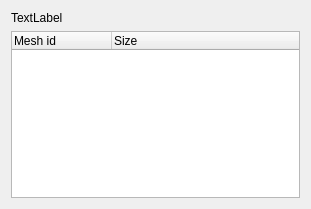
<?xml version="1.0" encoding="UTF-8"?>
<ui version="4.0">
 <class>MeshChecklistField</class>
 <widget class="QWidget" name="MeshChecklistField">
  <property name="geometry">
   <rect>
    <x>0</x>
    <y>0</y>
    <width>311</width>
    <height>209</height>
   </rect>
  </property>
  <property name="windowTitle">
   <string>Form</string>
  </property>
  <layout class="QVBoxLayout" name="verticalLayout">
   <item>
    <widget class="QLabel" name="label">
     <property name="text">
      <string>TextLabel</string>
     </property>
    </widget>
   </item>
   <item>
    <widget class="QTreeWidget" name="treeWidget">
     <property name="rootIsDecorated">
      <bool>false</bool>
     </property>
     <column>
      <property name="text">
       <string>Mesh id</string>
      </property>
     </column>
     <column>
      <property name="text">
       <string>Size</string>
      </property>
     </column>
    </widget>
   </item>
  </layout>
 </widget>
 <resources/>
 <connections/>
</ui>
